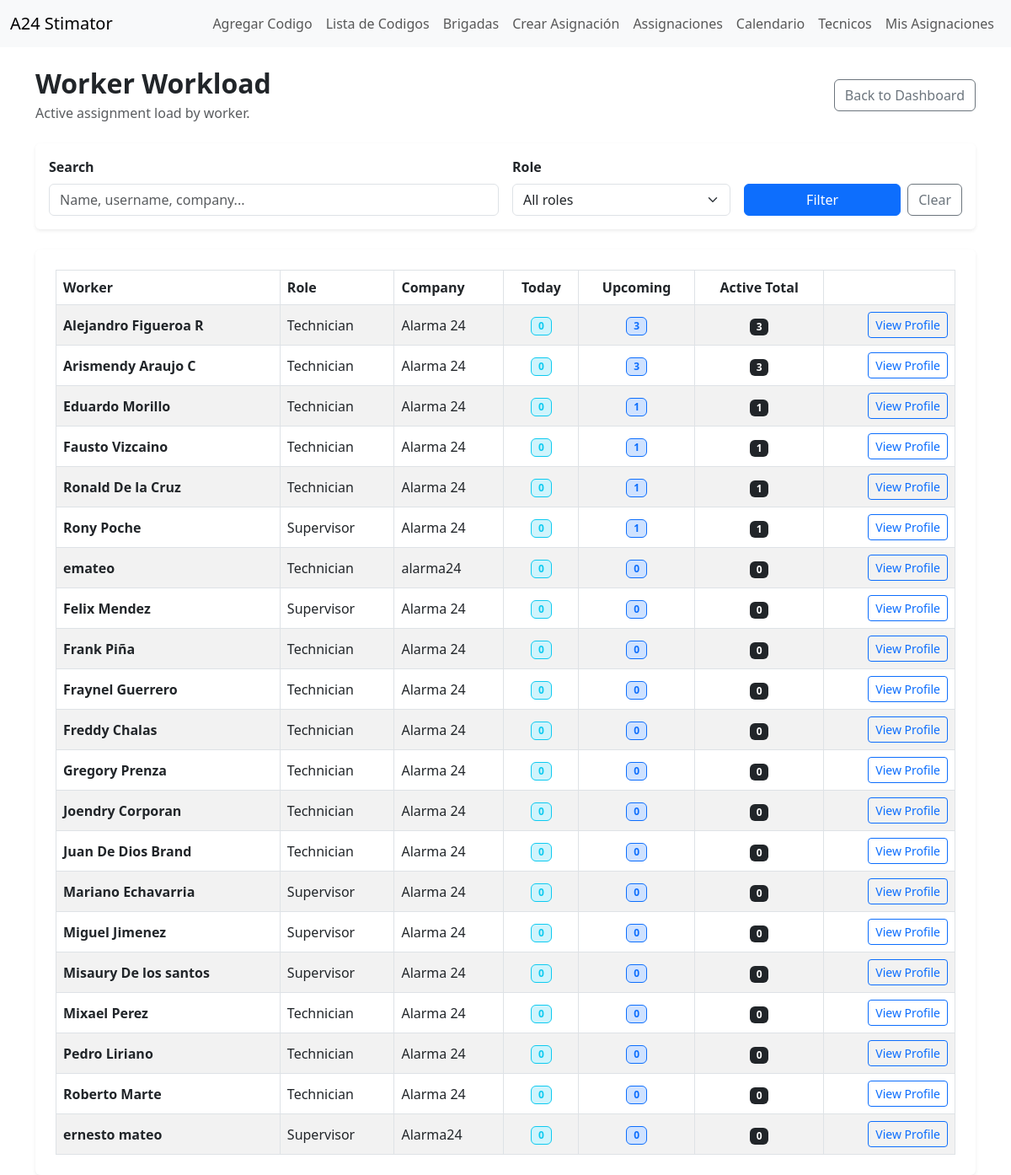
/work-tracking/workload/ (signed in), run on the app's committed database.
### work_tracking/models.py (models this page shows, shortened)
class UserProfile(models.Model):
    ROLE_MANAGEMENT = 'management'
    ROLE_SUPERVISOR = 'supervisor'
    ROLE_TECHNICIAN = 'technician'
    ROLE_CHOICES = [
        (ROLE_MANAGEMENT, 'Management'),
        (ROLE_SUPERVISOR, 'Supervisor'),
        (ROLE_TECHNICIAN, 'Technician'),
    ]
    user = models.OneToOneField(User, on_delete=models.CASCADE, related_name='profile')
    role = models.CharField(max_length=20, choices=ROLE_CHOICES, default=ROLE_TECHNICIAN)
    age = models.PositiveIntegerField(null=True, blank=True)
    company = models.CharField(max_length=150, null=True, blank=True)
    description = models.TextField(null=True, blank=True)
    abilities = models.TextField(null=True, blank=True)
    created_by = models.ForeignKey(User, on_delete=models.PROTECT, null=True, blank=True,
                                   related_name='created_worker_profiles')
    created_at = models.DateTimeField(auto_now_add=True)
    timezone = models.CharField(
        max_length=50,
        default="America/Santo_Domingo"
    )
    def is_technician(self):
        return self.role == self.ROLE_TECHNICIAN

### work_tracking/views.py (the view, shortened to what this page needs)
# urls.py: path("workload/", views.worker_workload_view, name="worker_workload"),
@login_required(login_url='login')
def worker_workload_view(request):
    if not hasattr(request.user, "profile"):
        messages.error(request, "Your user does not have a worker profile")
        return redirect("my_schedule")
    if request.user.profile.is_technician():
        messages.error(request, "You do not have permission to view worker workload.")
        return redirect("my_schedule")
    today = date.today()
    search = request.GET.get("search","").strip()
    role = request.GET.get("role","")
    profiles = UserProfile.objects.select_related("user").filter(
        role__in=[
            UserProfile.ROLE_SUPERVISOR,
            UserProfile.ROLE_TECHNICIAN,
        ]
    )
    if role:
        profiles = profiles.filter(role=role)
    profiles = profiles.annotate(
        active_count = Count(
            "user__work_assignments",
            filter=Q(user__work_assignments__status = TechnicianAssigment.STATUS_ACTIVE),
            distinct=True,
        ),
        upcoming_count = Count(
            "user__work_assignments",
            filter=Q(
                user__work_assignments__status = TechnicianAssigment.STATUS_ACTIVE,
                user__work_assignments__end_date__gte = today,
            ),
            distinct=True,
        ),
        today_count = Count(
            "user__work_assignments",
            filter= Q(
                user__work_assignments__status =TechnicianAssigment.STATUS_ACTIVE,
                user__work_assignments__start_date__lte = today,
                user__work_assignments__end_date__gte = today,
            ),
            distinct=True
        ),
    ).order_by("-today_count", "-upcoming_count", "user__first_name","user__last_name","user__username")
    return render(
        request,
        "work_tracking/worker_workload.html",
        {
            "profiles":profiles,
            "today":today,
            "selected_search": search,
            "selected_role": role,
            "role_choices":[
                (UserProfile.ROLE_SUPERVISOR, "Supervisor"),
                (UserProfile.ROLE_TECHNICIAN, "Technician"),
            ],
        },
    )

### work_tracking/templates/work_tracking/worker_workload.html (shortened to what this page needs)
{% extends 'html/layout.html' %}
{% block content %}
<div class="d-flex justify-content-between align-items-center mb-4">
    <div>
        <h2 class="fw-bold mb-1">Worker Workload</h2>
        <p class="text-muted mb-0">Active assignment load by worker.</p>
    </div>
    <a href="{% url 'work_tracking_dashboard' %}" class="btn btn-outline-secondary">
        Back to Dashboard
    </a>
</div>
<form method="get" class="card border-0 shadow-sm mb-4">
    <div class="card-body">
        <div class="row g-3 align-items-end">
            <div class="col-md-6">
                <label class="form-label fw-semibold">Search</label>
                <input
                    type="text"
                    name="search"
                    class="form-control"
                    placeholder="Name, username, company..."
                    value="{{ selected_search }}"
                >
            </div>
            <div class="col-md-3">
                <label class="form-label fw-semibold">Role</label>
                <select name="role" class="form-select">
                    <option value="">All roles</option>
                </select>
            </div>
            <div class="col-md-3 d-flex gap-2">
                <button type="submit" class="btn btn-primary w-100">
                    Filter
                </button>
                <a href="{% url 'worker_workload' %}" class="btn btn-outline-secondary">
                    Clear
                </a>
            </div>
        </div>
    </div>
</form>
<div class="card border-0 shadow-sm">
    <div class="card-body p-4">
        {% if profiles %}
            <div class="table-responsive">
                <table class="table table-striped table-bordered align-middle mb-0">
                    <thead>
                        <tr>
                            <th>Worker</th>
                            <th>Role</th>
                            <th>Company</th>
                            <th class="text-center">Today</th>
                            <th class="text-center">Upcoming</th>
                            <th class="text-center">Active Total</th>
                            <th></th>
                        </tr>
                    </thead>
                    <tbody>
                        {% for profile in profiles %}
                            <tr>
                                <td>
                                    <strong>{{ profile.user.get_full_name|default:profile.user.username }}</strong>
                                </td>
                                <td>{{ profile.get_role_display }}</td>
                                <td>{{ profile.company|default:"-" }}</td>
                                <td class="text-center">
                                    <a href="{% url 'assignment_list' %}?status=active&worker={{ profile.user.id }}&start_date={{ today|date:'Y-m-d' }}&end_date={{ today|date:'Y-m-d' }}"
                                    class="text-decoration-none">
                                        <span class="badge bg-info-subtle text-info border border-info">
                                            {{ profile.today_count }}
                                        </span>
                                    </a>
                                </td>
                                <td class="text-center">
                                    <a href="{% url 'assignment_list' %}?worker={{ profile.user.id }}"
                                    class="text-decoration-none">
                                        <span class="badge bg-primary-subtle text-primary border border-primary">
                                            {{ profile.upcoming_count }}
                                        </span>
                                    </a>
                                </td>
                                <td class="text-center">
                                    <a href="{% url 'assignment_list' %}?status=active&worker={{ profile.user.id }}"
                                    class="text-decoration-none">
                                        <span class="badge bg-dark">
                                            {{ profile.active_count }}
                                        </span>
                                    </a>
                                </td>
                                <td class="text-end">
                                    <a href="{% url 'worker_profile_detail' profile.id %}" class="btn btn-outline-primary btn-sm">
                                        View Profile
                                    </a>
                                </td>
                            </tr>
                        {% endfor %}
                    </tbody>
                </table>
            </div>
        {% else %}
            <div class="alert alert-info mb-0">
                No workers found.
            </div>
        {% endif %}
    </div>
</div>
{% endblock %}

### data on the page
UserProfile: user.get_full_name "Alejandro Figueroa R", role "Technician", company "Alarma 24", today_count "0", upcoming_count "3", active_count "3"
UserProfile: user.get_full_name "Arismendy Araujo C", role "Technician", company "Alarma 24", today_count "0", upcoming_count "3", active_count "3"
UserProfile: user.get_full_name "Eduardo Morillo", role "Technician", company "Alarma 24", today_count "0", upcoming_count "1", active_count "1"
UserProfile: user.get_full_name "Fausto Vizcaino", role "Technician", company "Alarma 24", today_count "0", upcoming_count "1", active_count "1"
UserProfile: user.get_full_name "Ronald De la Cruz", role "Technician", company "Alarma 24", today_count "0", upcoming_count "1", active_count "1"
UserProfile: user.get_full_name "Rony Poche", role "Supervisor", company "Alarma 24", today_count "0", upcoming_count "1", active_count "1"
UserProfile: user.get_full_name "emateo", role "Technician", company "alarma24", today_count "0", upcoming_count "0", active_count "0"
UserProfile: user.get_full_name "Felix Mendez", role "Supervisor", company "Alarma 24", today_count "0", upcoming_count "0", active_count "0"
UserProfile: user.get_full_name "Frank Piña", role "Technician", company "Alarma 24", today_count "0", upcoming_count "0", active_count "0"
UserProfile: user.get_full_name "Fraynel Guerrero", role "Technician", company "Alarma 24", today_count "0", upcoming_count "0", active_count "0"
UserProfile: user.get_full_name "Freddy Chalas", role "Technician", company "Alarma 24", today_count "0", upcoming_count "0", active_count "0"
UserProfile: user.get_full_name "Gregory Prenza", role "Technician", company "Alarma 24", today_count "0", upcoming_count "0", active_count "0"
UserProfile: user.get_full_name "Joendry Corporan", role "Technician", company "Alarma 24", today_count "0", upcoming_count "0", active_count "0"
UserProfile: user.get_full_name "Juan De Dios Brand", role "Technician", company "Alarma 24", today_count "0", upcoming_count "0", active_count "0"
UserProfile: user.get_full_name "Mariano Echavarria", role "Supervisor", company "Alarma 24", today_count "0", upcoming_count "0", active_count "0"
UserProfile: user.get_full_name "Miguel Jimenez", role "Supervisor", company "Alarma 24", today_count "0", upcoming_count "0", active_count "0"
UserProfile: user.get_full_name "Misaury De los santos", role "Supervisor", company "Alarma 24", today_count "0", upcoming_count "0", active_count "0"
UserProfile: user.get_full_name "Mixael Perez", role "Technician", company "Alarma 24", today_count "0", upcoming_count "0", active_count "0"
UserProfile: user.get_full_name "Pedro Liriano", role "Technician", company "Alarma 24", today_count "0", upcoming_count "0", active_count "0"
UserProfile: user.get_full_name "Roberto Marte", role "Technician", company "Alarma 24", today_count "0", upcoming_count "0", active_count "0"
UserProfile: user.get_full_name "ernesto mateo", role "Supervisor", company "Alarma24", today_count "0", upcoming_count "0", active_count "0"
